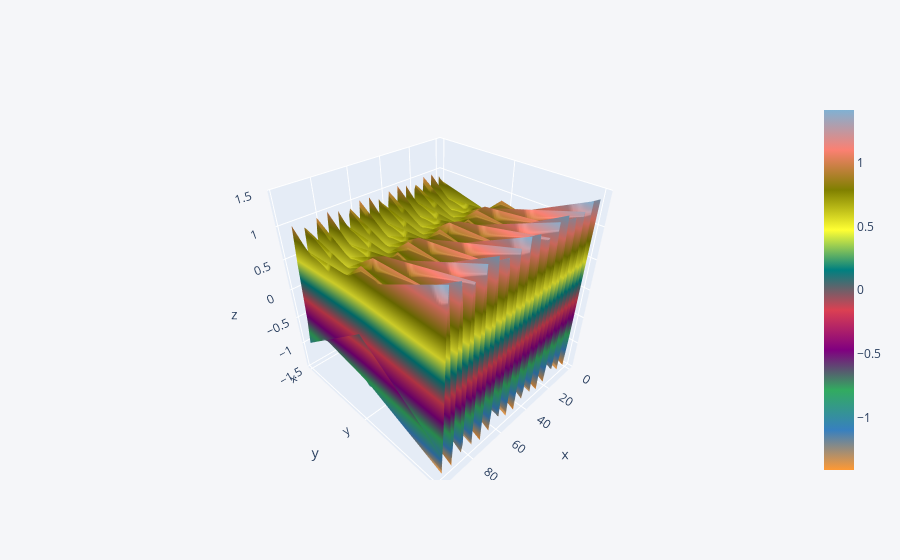

Notebook cell for this chart:
### Markdown cell above
## 3d Surface

### Code cell
# df3 = pd.DataFrame({'x':[1,2,3,4,5],'y':[10,20,30,20,10],'z':[5,4,3,2,1]})
t=np.arange(1,100)
x=np.sin(t)
y=np.cos(-1*t)
z=x+y
df3=pd.DataFrame({'x':x,'y':y,'z':z})
df3.iplot(kind='surface')

### Figure 1 — Plotly figure (JSON) as saved in the notebook; plotly's stock layout.template omitted (floating-point values rounded to 4 significant figures; data arrays with more than 128 entries replaced by an {"elided": "..."} marker saying what was removed)
{"data": [{"colorscale": [[0, "rgb(255, 153, 51)"], [0.1111, "rgb(55, 128, 191)"], [0.2222, "rgb(50, 171, 96)"], [0.3333, "rgb(128, 0, 128)"], [0.4444, "rgb(219, 64, 82)"], [0.5556, "rgb(0, 128, 128)"], [0.6667, "rgb(255, 255, 51)"], [0.7778, "rgb(128, 128, 0)"], [0.8889, "rgb(251, 128, 114)"], [1, "rgb(128, 177, 211)"]], "type": "surface", "x": [0, 1, 2, 3, 4, 5, 6, 7, 8, 9, 10, 11, 12, 13, 14, 15, 16, 17, 18, 19, 20, 21, 22, 23, 24, 25, 26, 27, 28, 29, 30, 31, 32, 33, 34, 35, 36, 37, 38, 39, 40, 41, 42, 43, 44, 45, 46, 47, 48, 49, 50, 51, 52, 53, 54, 55, 56, 57, 58, 59, 60, 61, 62, 63, 64, 65, 66, 67, 68, 69, 70, 71, 72, 73, 74, 75, 76, 77, 78, 79, 80, 81, 82, 83, 84, 85, 86, 87, 88, 89, 90, 91, 92, 93, 94, 95, 96, 97, 98], "y": ["x", "y", "z"], "z": {"elided": "3x99 float values"}}], "layout": {"legend": {"bgcolor": "#F5F6F9", "font": {"color": "#4D5663"}}, "paper_bgcolor": "#F5F6F9", "plot_bgcolor": "#F5F6F9", "title": {"font": {"color": "#4D5663"}}, "xaxis": {"gridcolor": "#E1E5ED", "showgrid": true, "tickfont": {"color": "#4D5663"}, "title": {"font": {"color": "#4D5663"}, "text": ""}, "zerolinecolor": "#E1E5ED"}, "yaxis": {"gridcolor": "#E1E5ED", "showgrid": true, "tickfont": {"color": "#4D5663"}, "title": {"font": {"color": "#4D5663"}, "text": ""}, "zerolinecolor": "#E1E5ED"}}}
